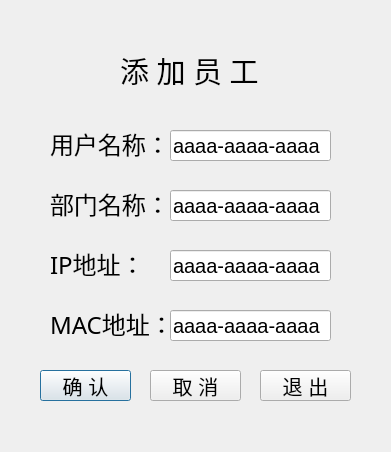
<?xml version="1.0" encoding="UTF-8"?>
<ui version="4.0">
 <class>Dialog</class>
 <widget class="QDialog" name="Dialog">
  <property name="geometry">
   <rect>
    <x>0</x>
    <y>0</y>
    <width>391</width>
    <height>452</height>
   </rect>
  </property>
  <property name="windowTitle">
   <string>Dialog</string>
  </property>
  <widget class="QLabel" name="welcome_label">
   <property name="geometry">
    <rect>
     <x>120</x>
     <y>40</y>
     <width>141</width>
     <height>61</height>
    </rect>
   </property>
   <property name="font">
    <font>
     <family>微软雅黑</family>
     <pointsize>22</pointsize>
    </font>
   </property>
   <property name="text">
    <string>添 加 员 工</string>
   </property>
  </widget>
  <widget class="QLabel" name="user_label">
   <property name="geometry">
    <rect>
     <x>50</x>
     <y>123</y>
     <width>141</width>
     <height>41</height>
    </rect>
   </property>
   <property name="font">
    <font>
     <family>微软雅黑</family>
     <pointsize>18</pointsize>
    </font>
   </property>
   <property name="text">
    <string>用户名称：</string>
   </property>
  </widget>
  <widget class="QLineEdit" name="user_lineEdit">
   <property name="geometry">
    <rect>
     <x>170</x>
     <y>130</y>
     <width>161</width>
     <height>31</height>
    </rect>
   </property>
   <property name="font">
    <font>
     <pointsize>15</pointsize>
    </font>
   </property>
   <property name="text">
    <string>aaaa-aaaa-aaaa</string>
   </property>
  </widget>
  <widget class="QLineEdit" name="dept_lineEdit">
   <property name="geometry">
    <rect>
     <x>170</x>
     <y>190</y>
     <width>161</width>
     <height>31</height>
    </rect>
   </property>
   <property name="font">
    <font>
     <pointsize>15</pointsize>
    </font>
   </property>
   <property name="text">
    <string>aaaa-aaaa-aaaa</string>
   </property>
  </widget>
  <widget class="QLabel" name="dept_label">
   <property name="geometry">
    <rect>
     <x>50</x>
     <y>183</y>
     <width>141</width>
     <height>41</height>
    </rect>
   </property>
   <property name="font">
    <font>
     <family>微软雅黑</family>
     <pointsize>18</pointsize>
    </font>
   </property>
   <property name="text">
    <string>部门名称：</string>
   </property>
  </widget>
  <widget class="QLabel" name="ip_label">
   <property name="geometry">
    <rect>
     <x>50</x>
     <y>243</y>
     <width>141</width>
     <height>41</height>
    </rect>
   </property>
   <property name="font">
    <font>
     <family>微软雅黑</family>
     <pointsize>18</pointsize>
    </font>
   </property>
   <property name="text">
    <string>IP地址：</string>
   </property>
  </widget>
  <widget class="QLineEdit" name="ip_lineEdit">
   <property name="geometry">
    <rect>
     <x>170</x>
     <y>250</y>
     <width>161</width>
     <height>31</height>
    </rect>
   </property>
   <property name="font">
    <font>
     <pointsize>15</pointsize>
    </font>
   </property>
   <property name="text">
    <string>aaaa-aaaa-aaaa</string>
   </property>
  </widget>
  <widget class="QLabel" name="mac_label">
   <property name="geometry">
    <rect>
     <x>50</x>
     <y>303</y>
     <width>141</width>
     <height>41</height>
    </rect>
   </property>
   <property name="font">
    <font>
     <family>微软雅黑</family>
     <pointsize>18</pointsize>
    </font>
   </property>
   <property name="text">
    <string>MAC地址：</string>
   </property>
  </widget>
  <widget class="QLineEdit" name="mac_lineEdit">
   <property name="geometry">
    <rect>
     <x>170</x>
     <y>310</y>
     <width>161</width>
     <height>31</height>
    </rect>
   </property>
   <property name="font">
    <font>
     <pointsize>15</pointsize>
    </font>
   </property>
   <property name="text">
    <string>aaaa-aaaa-aaaa</string>
   </property>
  </widget>
  <widget class="QPushButton" name="confirm_label">
   <property name="geometry">
    <rect>
     <x>40</x>
     <y>370</y>
     <width>91</width>
     <height>31</height>
    </rect>
   </property>
   <property name="font">
    <font>
     <pointsize>15</pointsize>
    </font>
   </property>
   <property name="text">
    <string>确 认</string>
   </property>
  </widget>
  <widget class="QPushButton" name="cancel_label">
   <property name="geometry">
    <rect>
     <x>150</x>
     <y>370</y>
     <width>91</width>
     <height>31</height>
    </rect>
   </property>
   <property name="font">
    <font>
     <pointsize>15</pointsize>
    </font>
   </property>
   <property name="text">
    <string>取 消</string>
   </property>
  </widget>
  <widget class="QPushButton" name="quit_label">
   <property name="geometry">
    <rect>
     <x>260</x>
     <y>370</y>
     <width>91</width>
     <height>31</height>
    </rect>
   </property>
   <property name="font">
    <font>
     <pointsize>15</pointsize>
    </font>
   </property>
   <property name="text">
    <string>退 出</string>
   </property>
  </widget>
 </widget>
 <resources/>
 <connections/>
</ui>
